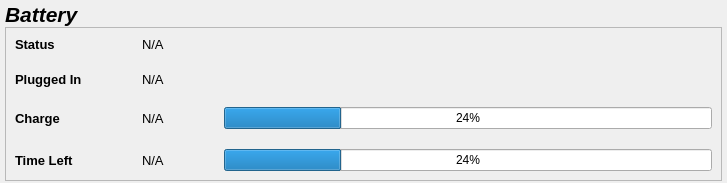
            <widget class="QWidget" name="battery_frame">
             <property name="sizePolicy">
              <sizepolicy hsizetype="Preferred" vsizetype="Preferred">
               <horstretch>0</horstretch>
               <verstretch>0</verstretch>
              </sizepolicy>
             </property>
             <property name="minimumSize">
              <size>
               <width>727</width>
               <height>0</height>
              </size>
             </property>
             <layout class="QVBoxLayout" name="verticalLayout_6">
              <property name="spacing">
               <number>0</number>
              </property>
              <property name="leftMargin">
               <number>5</number>
              </property>
              <property name="topMargin">
               <number>2</number>
              </property>
              <property name="rightMargin">
               <number>5</number>
              </property>
              <property name="bottomMargin">
               <number>2</number>
              </property>
              <item>
               <widget class="QLabel" name="label_36">
                <property name="font">
                 <font>
                  <pointsize>16</pointsize>
                  <italic>true</italic>
                  <bold>true</bold>
                 </font>
                </property>
                <property name="text">
                 <string>Battery</string>
                </property>
               </widget>
              </item>
              <item alignment="Qt::AlignTop">
               <widget class="QFrame" name="battery_info">
                <property name="sizePolicy">
                 <sizepolicy hsizetype="Preferred" vsizetype="Expanding">
                  <horstretch>0</horstretch>
                  <verstretch>0</verstretch>
                 </sizepolicy>
                </property>
                <property name="frameShape">
                 <enum>QFrame::StyledPanel</enum>
                </property>
                <property name="frameShadow">
                 <enum>QFrame::Raised</enum>
                </property>
                <layout class="QGridLayout" name="gridLayout_4">
                 <property name="horizontalSpacing">
                  <number>60</number>
                 </property>
                 <property name="verticalSpacing">
                  <number>20</number>
                 </property>
                 <item row="6" column="1">
                  <widget class="QLabel" name="bat_charge_txt">
                   <property name="font">
                    <font>
                     <pointsize>10</pointsize>
                    </font>
                   </property>
                   <property name="text">
                    <string>N/A</string>
                   </property>
                  </widget>
                 </item>
                 <item row="7" column="1">
                  <widget class="QLabel" name="bat_lefttime_text">
                   <property name="font">
                    <font>
                     <pointsize>10</pointsize>
                    </font>
                   </property>
                   <property name="text">
                    <string>N/A</string>
                   </property>
                  </widget>
                 </item>
                 <item row="6" column="0">
                  <widget class="QLabel" name="label_27">
                   <property name="font">
                    <font>
                     <pointsize>10</pointsize>
                     <bold>true</bold>
                    </font>
                   </property>
                   <property name="text">
                    <string>Charge</string>
                   </property>
                  </widget>
                 </item>
                 <item row="6" column="3">
                  <widget class="QProgressBar" name="bat_charge_bar">
                   <property name="value">
                    <number>24</number>
                   </property>
                  </widget>
                 </item>
                 <item row="4" column="0">
                  <widget class="QLabel" name="label_28">
                   <property name="font">
                    <font>
                     <pointsize>10</pointsize>
                     <bold>true</bold>
                    </font>
                   </property>
                   <property name="text">
                    <string>Status</string>
                   </property>
                  </widget>
                 </item>
                 <item row="7" column="0">
                  <widget class="QLabel" name="label_29">
                   <property name="font">
                    <font>
                     <pointsize>10</pointsize>
                     <bold>true</bold>
                    </font>
                   </property>
                   <property name="text">
                    <string>Time Left</string>
                   </property>
                  </widget>
                 </item>
                 <item row="7" column="3">
                  <widget class="QProgressBar" name="bat_timeleft_bar">
                   <property name="value">
                    <number>24</number>
                   </property>
                  </widget>
                 </item>
                 <item row="5" column="0" alignment="Qt::AlignTop">
                  <widget class="QLabel" name="label_30">
                   <property name="font">
                    <font>
                     <pointsize>10</pointsize>
                     <bold>true</bold>
                    </font>
                   </property>
                   <property name="text">
                    <string>Plugged In</string>
                   </property>
                  </widget>
                 </item>
                 <item row="4" column="1">
                  <widget class="QLabel" name="bat_status_text">
                   <property name="font">
                    <font>
                     <pointsize>10</pointsize>
                    </font>
                   </property>
                   <property name="text">
                    <string>N/A</string>
                   </property>
                  </widget>
                 </item>
                 <item row="5" column="1" alignment="Qt::AlignTop">
                  <widget class="QLabel" name="bat_plug_text">
                   <property name="font">
                    <font>
                     <pointsize>10</pointsize>
                    </font>
                   </property>
                   <property name="text">
                    <string>N/A</string>
                   </property>
                  </widget>
                 </item>
                </layout>
               </widget>
              </item>
             </layout>
            </widget>
